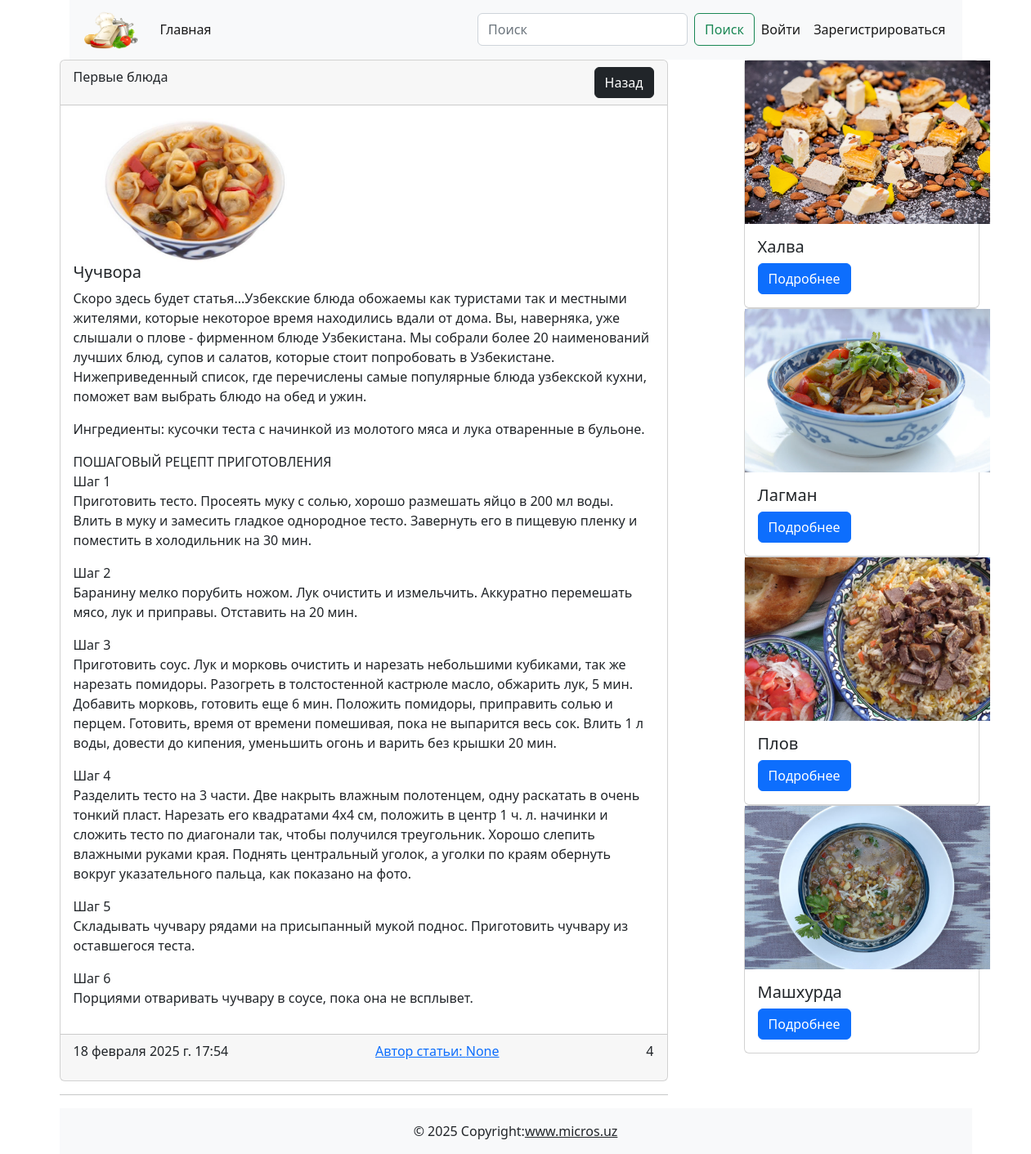
The app's page /post/4 with its own data.
### cooking/models.py (models this page shows, shortened)
class Post(models.Model):
    title = models.CharField(max_length=255, verbose_name='Заголовок статьи')
    content = models.TextField(default='Скоро здесь будет статья...', verbose_name='текст статьи')
    created_at = models.DateTimeField(auto_now_add=True, verbose_name='Дата создания')
    update_at = models.DateTimeField(auto_now=True, verbose_name='Дата обновления')
    photo = models.ImageField(upload_to='photos/', blank=True, null=True, verbose_name='Изображения')
    watched = models.IntegerField(default=0, verbose_name='Просмотры')
    is_published = models.BooleanField(default=True, verbose_name='Публикация')
    category = models.ForeignKey(Category, on_delete=models.CASCADE, related_name='posts', verbose_name='Категория')
    author = models.ForeignKey(User, default=None, null=True, blank=True, on_delete=models.CASCADE)
    def get_absolute_url(self):
        return reverse('post_detail', kwargs={'pk' : self.pk})
    class Meta:
        verbose_name = 'Пост'
        verbose_name_plural = 'Посты'

class Category(models.Model):
    title = models.CharField(max_length=255, verbose_name='Название категории')
    def __str__(self):
        return self.title
    class Meta:
        verbose_name = 'Категория'
        verbose_name_plural = 'Категории'

### cooking/views.py (the view)
# urls.py: path('post/<int:pk>', PostDetail.as_view(),  name='post_detail'),
class PostDetail(DeleteView):
    template_name = 'cooking/artical_detail.html'
    def get_queryset(self):
        return Post.objects.filter(pk=self.kwargs['pk'])
    def get_context_data(self, **kwargs):
        Post.objects.filter(pk=self.kwargs['pk']).update(watched=F('watched') + 1)
        context = super().get_context_data()
        post = Post.objects.get(pk=self.kwargs['pk'])
        posts = Post.objects.all().exclude(pk=self.kwargs['pk']).order_by('-watched')[:5]
        context['title'] = post.title
        context['ext_post'] = posts
        context['comments'] = Comment.objects.filter(post=post)
        if self.request.user.is_authenticated:
            context['comment_form'] = CommentForm
        return context

### cooking/templates/cooking/artical_detail.html (shortened to what this page needs)
{% extends 'base.html' %}
{% block main %}
<div class="d-flex justify-content-between"><div class="col-8">
    <div class="card"><div class="card-header d-flex justify-content-between">{{ post.category }}
        <div>
            <a href="{% url 'category_list' post.category.pk %}" class="btn btn-dark">Назад</a>
        </div>
    </div>
        <div class="card-body">
            {% if post.photo %}
            <img src="{{ post.photo.url }}" width="300" alt="">
            {% else %}
            <img src="https://www.raumplus.ru/upload/iblock/99e/Skoro-zdes-budet-foto.jpg" width="300" alt="">
            {% endif %}
            <h5 class="card-title">{{ post.title }}</h5>
            {{ post.content | linebreaks }}
    </div>
        <div class="card-footer d-flex justify-content-between"><p class="card-text">{{ post.created_at }}</p>
            <a href="{% url 'profile' post.author.pk %}">Автор статьи: {{ post.author }}</a>
            <p class="card-text">{{ post.watched }}</p>
        </div>
    </div>
    <hr>
</div>
<div class="col-1"></div>
<div class="col-4">
    {% for ext in ext_post %}
    <div class="card" style="width: 18rem;">
        {% if ext.photo %}
            <img src="{{ ext.photo.url }}" width="300" alt="">
            {% else %}
            <img src="https://www.raumplus.ru/upload/iblock/99e/Skoro-zdes-budet-foto.jpg" width="300" alt="">
            {% endif %}
        <div class="card-body"><h5 class="card-title">{{ ext.title }}</h5><a href="{{ ext.get_absolute_url }}" class="btn btn-primary">Подробнее</a></div>
    </div>
    {% endfor %}
</div>
</div>
{% endblock main %}

### records on screen
Post: category "Первые блюда", photo (picture), title "Чучвора", content "Скоро здесь будет статья...Узбекские блюда обожаемы как туристами так и местными жителями, которые некоторое время находились вдали от дома. Вы, наверняка, уже слышали о плове - фирменном блюде Узбекистана. Мы собрали более 20 наименований лучших блюд, супов и салатов, которые стоит попробовать в Узбекистане. Нижеприведенный список, где перечислены самые популярные блюда узбекской кухни, поможет вам выбрать блюдо на обед и ужин. Ингредиенты: кусочки теста с начинкой из молотого мяса и лука отваренные в бульоне. ПОШАГОВЫЙ РЕЦЕПТ ПРИГОТОВЛЕНИЯ Шаг 1 Приготовить тесто. Просеять муку с солью, хорошо размешать яйцо в 200 мл воды. Влить в муку и замесить гладкое однородное тесто. Завернуть его в…", created_at "18 февраля 2025 г. 17:54", author "None", watched "4"
Post: photo (picture), title "Халва"
Post: photo (picture), title "Лагман"
Post: photo (picture), title "Плов"
Post: photo (picture), title "Машхурда"
